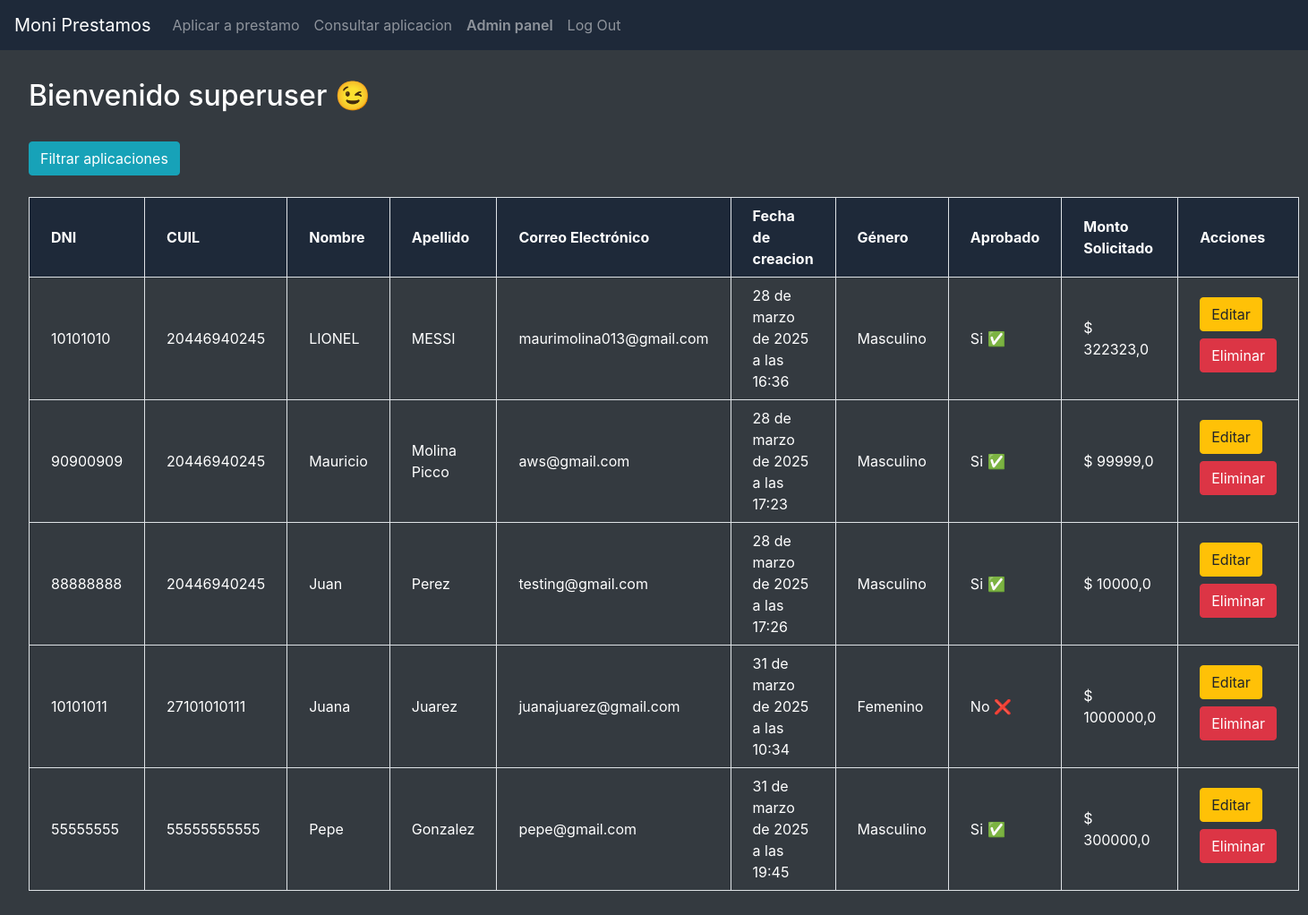
The app's page /admin_view (signed in) with its own data.
### loans/models.py (models this page shows, shortened)
class LoanApplication(models.Model):
    id = models.UUIDField(primary_key=True, default=uuid.uuid4, editable=False)
    """
       Elegi usar UUIDs en lugar de id secuencial porque ayuda a mejorar la seguridad,
        ya que hace más difícil adivinar o predecir los IDs de los registros. Esto es especialmente
        útil para evitar ataques donde un atacante podría intentar adivinar o enumerar los registros
        a través de URLs o patrones en la base de datos.
    """
    dni = models.CharField(max_length=8, validators=[dni_validator])
    cuil = models.CharField(max_length=11, validators=[cuil_validator])
    first_name = models.CharField(max_length=255, validators=[name_validator])
    last_name = models.CharField(max_length=255, validators=[name_validator])
    email = models.EmailField(error_messages={
                'invalid': 'Por favor, ingrese un correo electrónico válido.'
            })
    gender = models.CharField(max_length=9, choices=GENDER_CHOICES)
    amount = models.DecimalField(max_digits=8, decimal_places=1,
            error_messages={
                'invalid': 'El monto debe ser un número con un máximo de 7 dígitos y 1 decimal.'
            })
    is_approved = models.BooleanField(default=False)
    created_date = models.DateTimeField(auto_now_add=True) #se define automaticamente cuando se crea la instancia

### loans/permissions.py (the view)
        def wrapper_func(request, *args, **kwargs):
            group = None
            if request.user.groups.exists():
                group = request.user.groups.all()[0].name
            if group in allowed_roles:
                return view_func(request, *args, **kwargs)
            else:
                return HttpResponse('Usted no esta autorizado a ingresar a esta pagina')

### loans/permissions.py (called while the page is built)
def allowed_users(allowed_roles=[]):
    def decorator(view_func):
        def wrapper_func(request, *args, **kwargs):
            group = None
            if request.user.groups.exists():
                group = request.user.groups.all()[0].name
            if group in allowed_roles:
                return view_func(request, *args, **kwargs)
            else:
                return HttpResponse('Usted no esta autorizado a ingresar a esta pagina')
        return wrapper_func
    return decorator

### loans/views.py (called while the page is built)
@allowed_users(allowed_roles=['admin'])
def admin_view(request):
    applications = LoanApplication.objects.all()
    qs_filter = LoanApplicationFilter(request.GET, queryset=applications)
    applications = qs_filter.qs
    context = {
        "applications":applications,
        "qs_filter":qs_filter
    }
    return render(request, "loans/admin_panel.html", context)

### loans/templates/loans/admin_panel.html (shortened to what this page needs)
{% extends "loans/layout.html" %}
{% load widget_tweaks %}
{% block body %}
<h2>Bienvenido superuser 😉</h2>
<button onclick="toggleForm()" class="btn btn-info my-4">Filtrar aplicaciones</button>
<table class="table-auto w-full border-collapse">
    <thead>
        <tr class="bg-gray-800">
            <th class="px-4 py-2 border">DNI</th>
            <th class="px-4 py-2 border">CUIL</th>
            <th class="px-4 py-2 border">Nombre</th>
            <th class="px-4 py-2 border">Apellido</th>
            <th class="px-4 py-2 border">Correo Electrónico</th>
		<th class="px-4 py-2 border">Fecha de creacion</th>
            <th class="px-4 py-2 border">Género</th>
            <th class="px-4 py-2 border">Aprobado</th>
            <th class="px-4 py-2 border">Monto Solicitado</th>
            <th class="px-4 py-2 border">Acciones</th>
        </tr>
    </thead>
    <tbody>
        {% for application in applications %}
            <tr>
                <td class="px-4 py-2 border">{{ application.dni }}</td>
                <td class="px-4 py-2 border">{{ application.cuil }}</td>
                <td class="px-4 py-2 border">{{ application.first_name }}</td>
                <td class="px-4 py-2 border">{{ application.last_name }}</td>
                <td class="px-4 py-2 border">{{ application.email }}</td>
		<td class="px-4 py-2 border">{{ application.created_date }}</td>
                <td class="px-4 py-2 border">{{ application.gender }}</td>
                <td class="px-4 py-2 border">{{ application.is_approved|yesno:"Si ✅,No ❌" }}</td>
                <td class="px-4 py-2 border">$ {{ application.amount }}</td>
                <td class="px-4 py-2 border">
                    <a href="{% url 'edit_application' application.id %}" class="btn btn-warning mb-2">Editar</a>
                    <a href="{% url 'delete_application' application.id %}" class="btn btn-danger mb-2">Eliminar</a>
                </td>
            </tr>
        {% empty %}
            <tr>
                <td colspan="8" class="text-center px-4 py-2 border">No hay aplicaciones disponibles</td>
            </tr>
        {% endfor %}
    </tbody>
</table>
{% endblock %}

### loans/templates/loans/layout.html (shortened to what this page needs)
{% load static %}
<!DOCTYPE html>
<html lang="en">
    <head>
        <link rel="stylesheet" href="https://stackpath.bootstrapcdn.com/bootstrap/4.4.1/css/bootstrap.min.css">
        <script src="https://cdn.jsdelivr.net/npm/@tailwindcss/browser@4"></script>
        <link href="{% static 'loans/styles.css' %}" rel="stylesheet">
    </head>
    <body class="bg-dark text-white min-h-screen">
        <div class="barra">
        <nav class="navbar navbar-expand-lg navbar-dark bg-gray-800 ">
            <a class="navbar-brand" href="{% url 'index' %}">Moni Prestamos</a>
            <div>
              <ul class="navbar-nav mr-auto">
                <li class="nav-item">
                  <a class="nav-link" href="{% url 'index' %}">Aplicar a prestamo</a>
                </li>
                <li class="nav-item">
                  <a class="nav-link" href="{% url 'application_detail_form' %}">Consultar aplicacion</a>
                </li>
                  {% if user.is_authenticated %}
                        <li class="nav-item">
                          <a class="nav-link font-semibold text-gray-100" href="{% url 'admin_view' %}">Admin panel</a>
                        </li>
                        <li class="nav-item">
                          <a class="nav-link" href="{% url 'logout' %}">Log Out</a>
                      </li>
                  {% else %}
                      <li class="nav-item">
                        <a class="nav-link" href="{% url 'login' %}">Log In</a>
                      </li>
                  {% endif %}
              </ul>
            </div>
          </nav>
        </div>
        <div class="p-8">
            {% block body %}
            {% endblock %}
        </div>
    </body>
</html>

### records on screen
LoanApplication: dni "10101010", cuil "20446940245", first_name "LIONEL", last_name "MESSI", email "maurimolina013@gmail.com", created_date "28 de marzo de 2025 a las 16:36", gender "Masculino", is_approved "Si ✅", amount "322323,0"
LoanApplication: dni "90900909", cuil "20446940245", first_name "Mauricio", last_name "Molina Picco", email "aws@gmail.com", created_date "28 de marzo de 2025 a las 17:23", gender "Masculino", is_approved "Si ✅", amount "99999,0"
LoanApplication: dni "88888888", cuil "20446940245", first_name "Juan", last_name "Perez", email "testing@gmail.com", created_date "28 de marzo de 2025 a las 17:26", gender "Masculino", is_approved "Si ✅", amount "10000,0"
LoanApplication: dni "10101011", cuil "27101010111", first_name "Juana", last_name "Juarez", email "juanajuarez@gmail.com", created_date "31 de marzo de 2025 a las 10:34", gender "Femenino", is_approved "No ❌", amount "1000000,0"
LoanApplication: dni "55555555", cuil "55555555555", first_name "Pepe", last_name "Gonzalez", email "pepe@gmail.com", created_date "31 de marzo de 2025 a las 19:45", gender "Masculino", is_approved "Si ✅", amount "300000,0"
